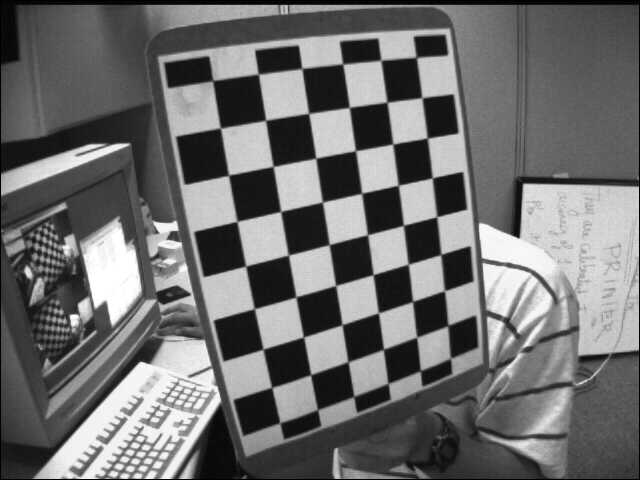
#> input picture 1-2 산업 컴퓨터비전 실제/13주차/case1/left14.png, 640 x 480 px
$ python 'Stereo rectification.py'   (older library calls are emulated)
#> lines starting #> are read from the running program, lines starting #| are printed output that depends on the picture
import cv2
import numpy as np
import matplotlib.pyplot as plt
import matplotlib

matplotlib.rcParams.update({"font.size": 20})
np_load_old = np.load
np.load = lambda *a, **k: np_load_old(*a, allow_pickle=True, **k)
#> (reads 1-2 산업 컴퓨터비전 실제/13주차/case1/stereo.npy from the repository)

data = np.load("./case1/stereo.npy").item()
Kl, Dl, Kr, Dr, R, T, img_size = (
    data["Kl"],
    data["Dl"],
    data["Kr"],
    data["Dr"],
    data["R"],
    data["T"],
    data["img_size"],
)

left_img = cv2.imread("./case1/left14.png")
#> left_img is the input picture: shape (480, 640, 3); min 0, max 255, mean 109.9
right_img = cv2.imread("./case1/right14.png")
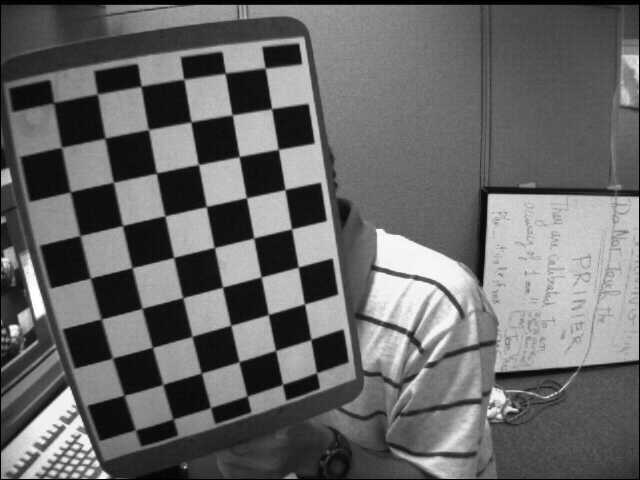
#> input picture 1-2 산업 컴퓨터비전 실제/13주차/case1/right14.png, 640 x 480 px
#> right_img is the input picture: shape (480, 640, 3); min 0, max 255, mean 103.6

R1, R2, P1, P2, Q, validRoi1, validRoi2 = cv2.stereoRectify(
    Kl, Dl, Kr, Dr, img_size, R, T
)

xmap1, ymap1 = cv2.initUndistortRectifyMap(Kl, Dl, R1, Kl, img_size, cv2.CV_32FC1)
xmap2, ymap2 = cv2.initUndistortRectifyMap(Kr, Dr, R2, Kr, img_size, cv2.CV_32FC1)

left_img_rectified = cv2.remap(left_img, xmap1, ymap1, cv2.INTER_LINEAR)
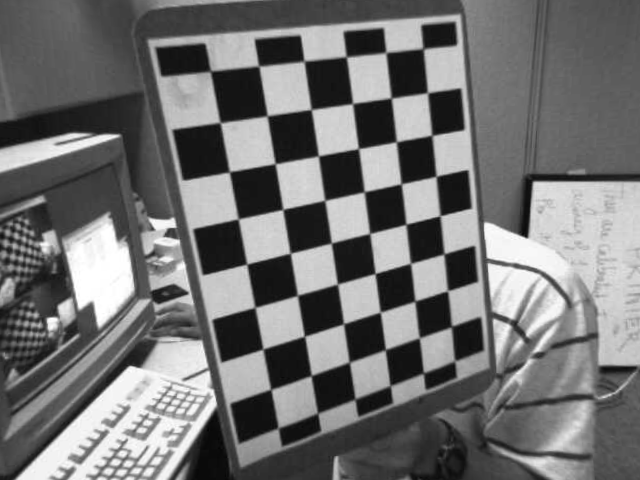
#> left_img_rectified: shape (480, 640, 3); min 4, max 255, mean 114.4
right_img_rectified = cv2.remap(right_img, xmap2, ymap2, cv2.INTER_LINEAR)
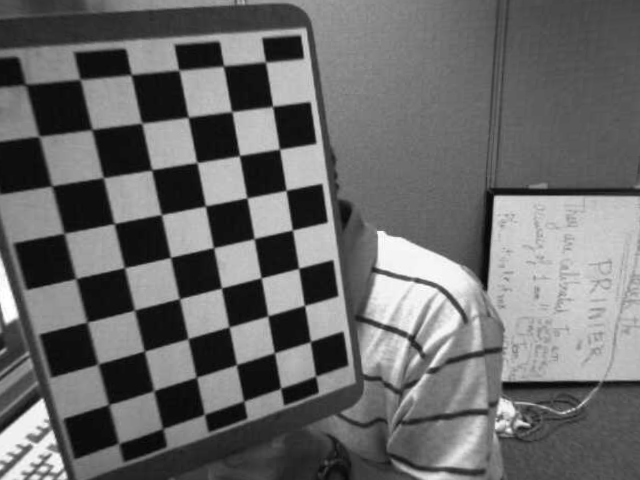
#> right_img_rectified: shape (480, 640, 3); min 1, max 255, mean 106.3

plt.figure(0, figsize=(12, 10))
plt.subplot(221)
plt.title("left original")
plt.imshow(left_img, cmap="gray")
plt.subplot(222)
plt.title("right original")
plt.imshow(right_img, cmap="gray")
plt.subplot(223)
plt.title("left rectified")
plt.imshow(left_img_rectified, cmap="gray")
plt.subplot(224)
plt.title("right rectified")
plt.imshow(right_img_rectified, cmap="gray")
plt.tight_layout()
plt.show()
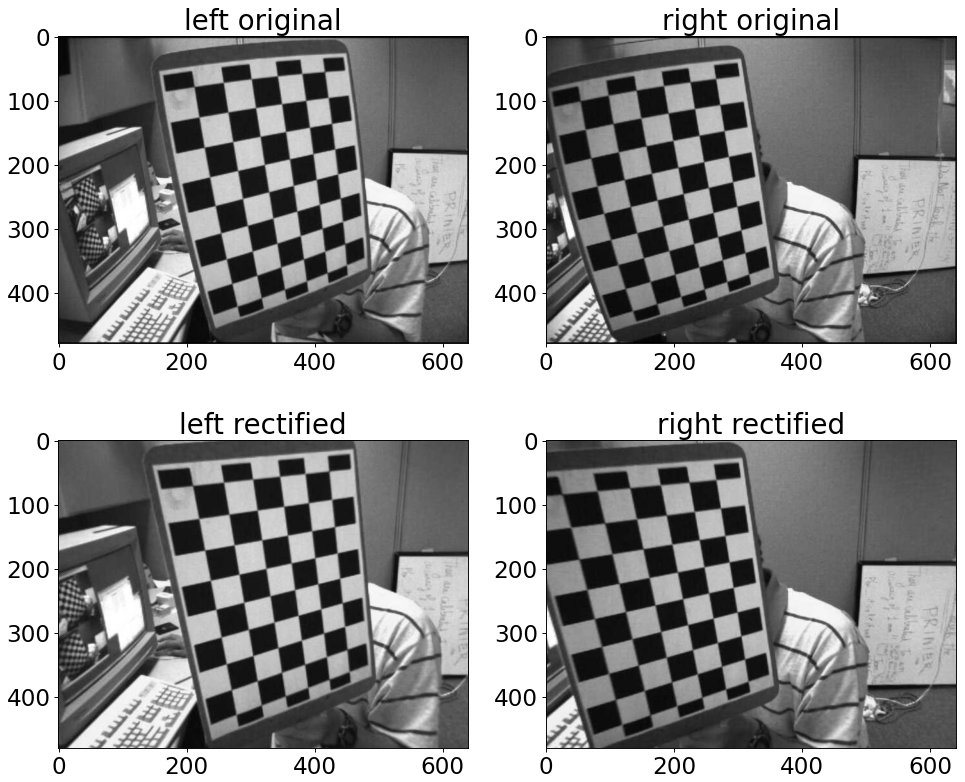
#> figure drawn by matplotlib, 4 panels
